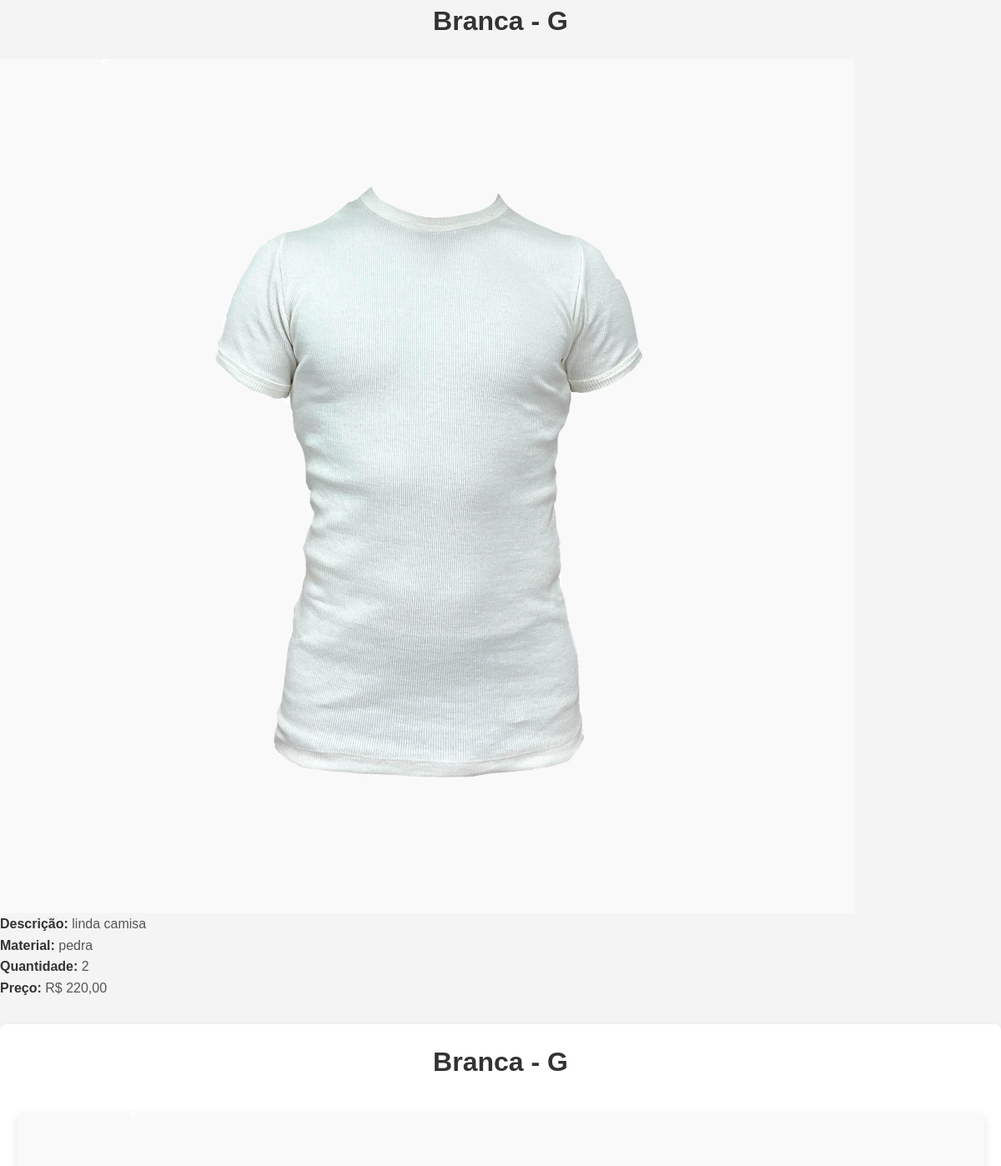
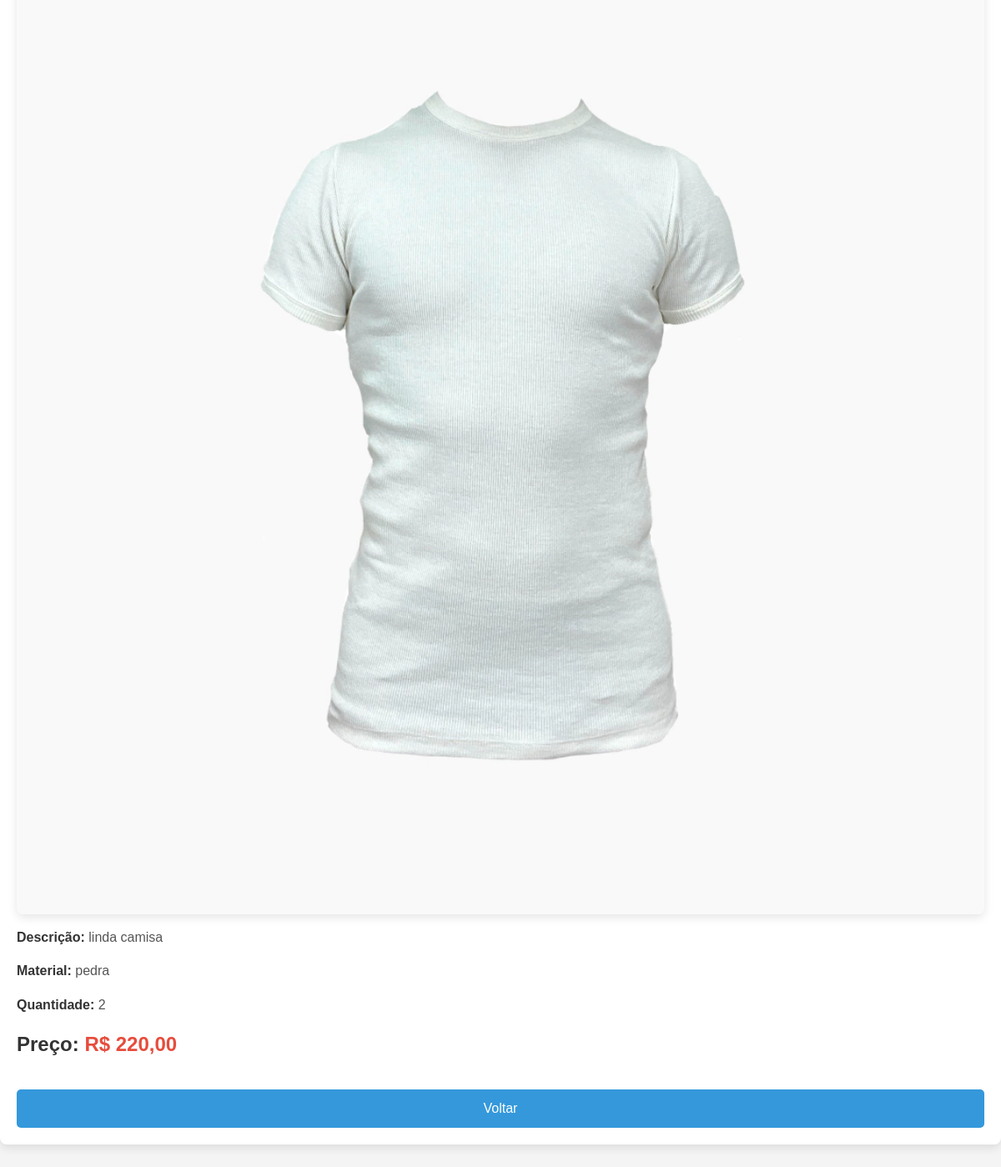
Page /produto.php?id=1 on the committed database (2 pictures, top to bottom).
### tables this page shows
CREATE TABLE `camisetas` (
  `id` int(11) NOT NULL,
  `cor` varchar(50) NOT NULL,
  `tamanho` varchar(10) NOT NULL,
  `quantidade` int(11) NOT NULL,
  `valor` decimal(10,2) NOT NULL,
  `descricao` text NOT NULL,
  `material` varchar(100) NOT NULL,
  `imagem` varchar(255) NOT NULL
);

### produto.php (the view, shortened to what this page needs)
<?php
if (isset($_GET['id'])) {
   include_once('config.php');
    $productId = intval($_GET['id']);
    $sql = "SELECT * FROM camisetas WHERE id = $productId";
    $result = $conexao->query($sql);
    if ($result->num_rows > 0) {
        $product = $result->fetch_assoc();
        echo "<h1>" . htmlspecialchars($product['cor']) . " - " . htmlspecialchars($product['tamanho']) . "</h1>";
        echo "<img src='" . htmlspecialchars($product['imagem']) . "' alt='Imagem do produto'>";
        echo "<p><strong>Descrição:</strong> " . nl2br(htmlspecialchars($product['descricao'])) . "</p>";
        echo "<p><strong>Material:</strong> " . htmlspecialchars($product['material']) . "</p>";
        echo "<p><strong>Quantidade:</strong> " . htmlspecialchars($product['quantidade']) . "</p>";
        echo "<p><strong>Preço:</strong> R$ " . number_format($product['valor'], 2, ',', '.') . "</p>";
    } else {
        echo "<p>Produto não encontrado.</p>";
    }
} else {
    echo "<p>ID de produto não fornecido.</p>";
}
?>
<!DOCTYPE html>
<html lang="pt-br">
<head>
</head>
<body>
<div class="container">
    <div class="product-details">
        <h1><?php echo htmlspecialchars($product['cor']) . " - " . htmlspecialchars($product['tamanho']); ?></h1>
        <img src="<?php echo htmlspecialchars($product['imagem']); ?>" alt="Imagem do produto" class="product-image">
        <p><strong>Descrição:</strong> <?php echo nl2br(htmlspecialchars($product['descricao'])); ?></p>
        <p><strong>Material:</strong> <?php echo htmlspecialchars($product['material']); ?></p>
        <p><strong>Quantidade:</strong> <?php echo htmlspecialchars($product['quantidade']); ?></p>
        <p class="product-price"><strong>Preço:</strong> R$ <?php echo number_format($product['valor'], 2, ',', '.'); ?></p>
        <a href="listacamisetas.php" class="back-button">Voltar</a>
    </div>
</div>
</body>
</html>

### produto.php (style rules this page uses)
* { margin: 0; padding: 0; box-sizing: border-box; }
body { font-family: 'Arial', sans-serif; background-color: #f4f4f4; color: #333; line-height: 1.6; margin: 0; padding: 0; }
.container { max-width: 1200px; margin: 30px auto; padding: 20px; background-color: #fff; border-radius: 8px; box-shadow: 0 4px 12px rgba(0, 0, 0, 0.1); display: flex; flex-wrap: wrap; gap: 20px; }
h1 { font-size: 2rem; color: #333; margin-bottom: 20px; text-align: center; }
.product-image { max-width: 100%; height: auto; border-radius: 8px; box-shadow: 0 4px 12px rgba(0, 0, 0, 0.1); }
.product-details { flex: 1; display: flex; flex-direction: column; gap: 15px; }
p { font-size: 1rem; color: #555; }
strong { font-weight: bold; color: #333; }
.product-price { font-size: 1.5rem; color: #e74c3c; font-weight: bold; }
.back-button { text-decoration: none; display: inline-block; background-color: #3498db; color: white; padding: 10px 20px; border-radius: 5px; text-align: center; font-size: 1rem; margin-top: 20px; transition: background-color 0.3s; }

### rows in the picture
camisetas: cor "Branca", tamanho "G", imagem (picture), descricao "linda camisa", material "pedra", quantidade "2", valor "220,00"
